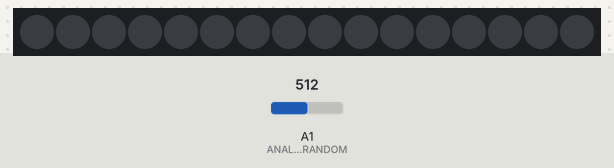
A sketch run on a simulated Arduino Uno, built with avr-gcc and run on an emulated ATmega328P. Parts: 16 RGB LEDs in strip order, left to right. The inputs (shaded band) are chosen by the test bench; at power-on: A1 (ANALOG_PIN_RANDOM) = 512. Random numbers use the default seed unless the sketch sets one.

Above: at 9.0 s.
9.1 s: A1 (ANALOG_PIN_RANDOM) set to 75
At 17.82 s:
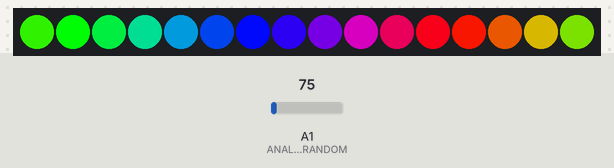
29.6 s: A1 (ANALOG_PIN_RANDOM) set to 0
At 30.3 s:
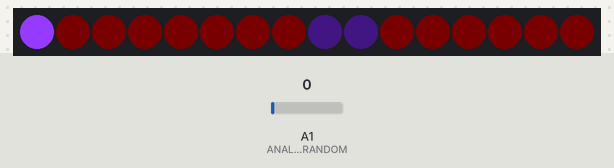
37.9 s: A1 (ANALOG_PIN_RANDOM) set to 20
At 46.27 s:
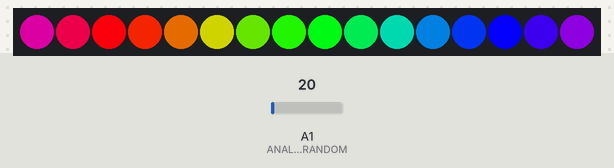

The sketch:

March8.ino
```cpp
//https://learn.adafruit.com/adafruit-neopixel-uberguide/arduino-library-use
//http://forum.amperka.ru/threads/Переключение-между-режимами-на-ws2812b.7574/
//из мастера
//rename+
#include <Adafruit_NeoPixel.h>

#define   LEDS_PIN             6
#define   ANALOG_PIN_RANDOM    A1

#define   LEDS_MODULES      2
#define   PIXEL_IN_MODULE   8
#define   PIXEL_NUM         (LEDS_MODULES * PIXEL_IN_MODULE)

#define   BACKGROUND_COLOUR ((uint32_t) 0x00020000)

#define   PALE2_COLOUR ((uint32_t) 0x00030106)
#define   PALE1_COLOUR ((uint32_t) 0x00180830)

// Parameter 1 = number of pixels in strip
// Parameter 2 = pin number (most are valid)
// Parameter 3 = pixel type flags, add together as needed:
//   NEO_KHZ800  800 KHz bitstream (most NeoPixel products w/WS2812 LEDs)
//   NEO_KHZ400  400 KHz (classic 'v1' (not v2) FLORA pixels, WS2811 drivers)
//   NEO_GRB     Pixels are wired for GRB bitstream (most NeoPixel products)
//   NEO_RGB     Pixels are wired for RGB bitstream (v1 FLORA pixels, not v2)
Adafruit_NeoPixel LEDS = Adafruit_NeoPixel(PIXEL_NUM, LEDS_PIN, NEO_GRB + NEO_KHZ800);


void setup()
{
  LEDS.begin();
  for (byte i = 0; i < PIXEL_NUM; i++)
    LEDS.setPixelColor(i, BACKGROUND_COLOUR);
  LEDS.show();
}
//-----------------------------------
void loop()
{

  for (byte i = 0; i < 3; i++)
    spotLight();

  for (byte i = 0; i < 3; i++)
    cometLight();

  for (byte i = 0; i < 3; i++)
    flash();

  for (byte i = 0; i < 3; i++)
    snake();

  for (byte i = 0; i < 10; i++)
    LEDS_4();

}
//-----------------------------------
void spotLight()
{
  const unsigned int ShowDelay = 50;

  for (byte i = 0; i < PIXEL_NUM; i++)
    LEDS.setPixelColor(i, BACKGROUND_COLOUR);
  LEDS.show();

  for (byte i = 0; i < PIXEL_NUM; i++)
  {
    LEDS.setPixelColor(i, 150, 58, 255); //цвет R, G, B
    LEDS.show();
    delay(ShowDelay);
    LEDS.setPixelColor(i, BACKGROUND_COLOUR);
  }
}
//-----------------------------------
void cometLight()
{
  const unsigned int ShowDelay = 75;

  for (byte i = 0; i < (PIXEL_NUM / 2); i++)
  {
    LEDS.setPixelColor(i, 150, 58, 255); //цвет R, G, B
    if (i >= 1)
      LEDS.setPixelColor(i - 1, PALE1_COLOUR); //цвет R, G, B
    else
    {
      LEDS.setPixelColor(PIXEL_IN_MODULE, PALE1_COLOUR); //цвет R, G, B
      LEDS.setPixelColor(PIXEL_IN_MODULE + 1, PALE2_COLOUR);
    }
    if (i >= 2)
      LEDS.setPixelColor(i - 2, PALE2_COLOUR); //цвет R, G, B
    else
      LEDS.setPixelColor(PIXEL_IN_MODULE, PALE2_COLOUR);

    LEDS.show();
    delay(ShowDelay);
    LEDS.setPixelColor(i, BACKGROUND_COLOUR);
    if (i >= 1)
      LEDS.setPixelColor(i - 1, BACKGROUND_COLOUR); //цвет R, G, B
    else
    {
      LEDS.setPixelColor(PIXEL_IN_MODULE, BACKGROUND_COLOUR); //цвет R, G, B
      LEDS.setPixelColor(PIXEL_IN_MODULE + 1, BACKGROUND_COLOUR);
    }
    if (i >= 2)
      LEDS.setPixelColor(i - 2, BACKGROUND_COLOUR); //цвет R, G, B
    else
      LEDS.setPixelColor(PIXEL_IN_MODULE, BACKGROUND_COLOUR);
  }

  for (byte i = (PIXEL_NUM - 1); i >= (PIXEL_NUM / 2); i--)
  {
    LEDS.setPixelColor(i, 150, 58, 255); //цвет R, G, B
    if (i <= (PIXEL_NUM - 2))
      LEDS.setPixelColor(i + 1, PALE1_COLOUR); //цвет R, G, B
    else
    {
      LEDS.setPixelColor(7, PALE1_COLOUR); //цвет R, G, B
      LEDS.setPixelColor(6, PALE2_COLOUR);
    }
    if (i <= (PIXEL_NUM - 3))
      LEDS.setPixelColor(i + 2, PALE2_COLOUR); //цвет R, G, B
    else
      LEDS.setPixelColor(7, PALE2_COLOUR);

    LEDS.show();
    delay(ShowDelay);
    LEDS.setPixelColor(i, BACKGROUND_COLOUR);
    if (i <= (PIXEL_NUM - 2))
      LEDS.setPixelColor(i + 1, BACKGROUND_COLOUR); //цвет R, G, B
    else
    {
      LEDS.setPixelColor(7, BACKGROUND_COLOUR); //цвет R, G, B
      LEDS.setPixelColor(6, BACKGROUND_COLOUR);
    }
    if (i <= (PIXEL_NUM - 3))
      LEDS.setPixelColor(i + 2, BACKGROUND_COLOUR); //цвет R, G, B
    else
      LEDS.setPixelColor(7, BACKGROUND_COLOUR);
  }
}
//----------------------------------------
void flash()
{
  const unsigned int ShowDelay = 50;//100;
  const unsigned int PauseDelay = 50;//100;
  byte RandomPixel;
  int32_t RandomColour;

  randomSeed(analogRead(ANALOG_PIN_RANDOM));

  for (byte i = 0; i < PIXEL_NUM; i++)
    LEDS.setPixelColor(i, 0, 0, 0);
  LEDS.show();

  for (byte j = 0; j < 21; j++)//количество произвольных вспышек 21
  {
    RandomColour = random(0xFFFFFF);
    RandomPixel = random(PIXEL_NUM);

    LEDS.setPixelColor(RandomPixel, RandomColour);
    LEDS.show();
    delay(ShowDelay);
    LEDS.setPixelColor(RandomPixel, 0, 0, 0);
    LEDS.show();
    delay(PauseDelay);
  }

  //delay(1000);
}

void snake()
{
  const unsigned int ShowDelay = 50;//100;
  int32_t RandomColour;

  RandomColour = random(0xFFFFFF);

  for (byte i = 0; i < PIXEL_NUM / 2; i++)
  {
    LEDS.setPixelColor(i, RandomColour);
    LEDS.show();
    delay(ShowDelay);
  }

  for (byte i = (PIXEL_NUM - 1); i >= (PIXEL_NUM / 2); i--)
  {
    LEDS.setPixelColor(i, RandomColour);
    LEDS.show();
    delay(ShowDelay);
  }

  for (byte i = 0; i < PIXEL_NUM / 2; i++)
  {
    LEDS.setPixelColor(i, 0);
    LEDS.show();
    delay(ShowDelay);
  }

  for (byte i = (PIXEL_NUM - 1); i >= (PIXEL_NUM / 2); i--)
  {
    LEDS.setPixelColor(i, 0);
    LEDS.show();
    delay(ShowDelay);
  }

}
//---------------------------------------
void LEDS_4()
{
  for (uint16_t j = 0; j < 256 * 1; j++) //стоит 1 цикл радуги
  {
    for (uint16_t i = 0; i < PIXEL_NUM; i++)
    {
      LEDS.setPixelColor(i, Wheel(((i * 256 / PIXEL_NUM) + j) & 255));
    }

    LEDS.show();
    delay(3);
  }
  /*
      for(byte i=0; i< PIXEL_NUM; i++)
      {
        LEDS.setPixelColor(i, 0);
      }
      LEDS.show();
  */
}

//----------------------------------------
uint32_t Wheel(byte WheelPos) {
  WheelPos = 255 - WheelPos;
  if (WheelPos < 85) {
    return LEDS.Color(255 - WheelPos * 3, 0, WheelPos * 3);
  }
  if (WheelPos < 170) {
    WheelPos -= 85;
    return LEDS.Color(0, WheelPos * 3, 255 - WheelPos * 3);
  }
  WheelPos -= 170;
  return LEDS.Color(WheelPos * 3, 255 - WheelPos * 3, 0);
}
```
